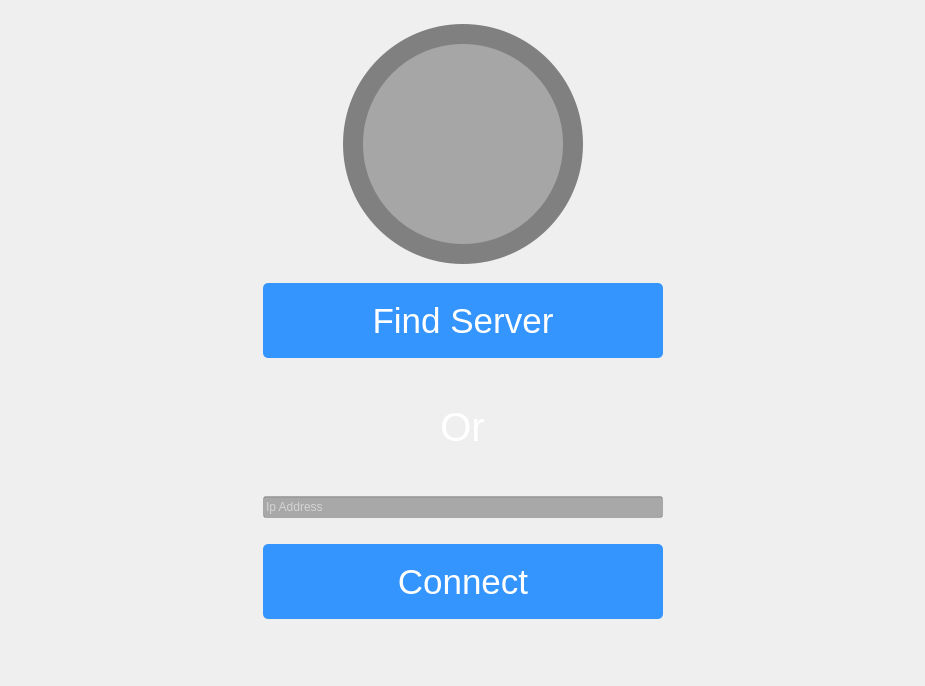
<?xml version="1.0" encoding="UTF-8"?>
<ui version="4.0">
 <class>serverConnection</class>
 <widget class="QWidget" name="serverConnection">
  <property name="geometry">
   <rect>
    <x>0</x>
    <y>0</y>
    <width>925</width>
    <height>686</height>
   </rect>
  </property>
  <property name="windowTitle">
   <string>Form</string>
  </property>
  <layout class="QVBoxLayout" name="verticalLayout_2">
   <item>
    <spacer name="verticalSpacer_7">
     <property name="orientation">
      <enum>Qt::Vertical</enum>
     </property>
     <property name="sizeHint" stdset="0">
      <size>
       <width>20</width>
       <height>40</height>
      </size>
     </property>
    </spacer>
   </item>
   <item>
    <layout class="QHBoxLayout" name="horizontalLayout">
     <property name="bottomMargin">
      <number>0</number>
     </property>
     <item>
      <spacer name="horizontalSpacer">
       <property name="orientation">
        <enum>Qt::Horizontal</enum>
       </property>
       <property name="sizeHint" stdset="0">
        <size>
         <width>40</width>
         <height>20</height>
        </size>
       </property>
      </spacer>
     </item>
     <item>
      <widget class="QWidget" name="verticalWidget" native="true">
       <property name="styleSheet">
        <string notr="true">#verticalWidget
{
	border-radius:120%;
	background-color: rgba(80, 80, 80,0.7);
}</string>
       </property>
       <layout class="QVBoxLayout" name="verticalLayout">
        <property name="spacing">
         <number>0</number>
        </property>
        <property name="leftMargin">
         <number>20</number>
        </property>
        <property name="topMargin">
         <number>20</number>
        </property>
        <property name="rightMargin">
         <number>20</number>
        </property>
        <property name="bottomMargin">
         <number>20</number>
        </property>
        <item>
         <widget class="QPushButton" name="icon">
          <property name="minimumSize">
           <size>
            <width>200</width>
            <height>200</height>
           </size>
          </property>
          <property name="styleSheet">
           <string notr="true">border-image: url(:/img/img/logo.png);

background-color: rgba(255, 255, 255,0.3);
border-radius:100%;</string>
          </property>
          <property name="text">
           <string/>
          </property>
         </widget>
        </item>
       </layout>
      </widget>
     </item>
     <item>
      <spacer name="horizontalSpacer_2">
       <property name="orientation">
        <enum>Qt::Horizontal</enum>
       </property>
       <property name="sizeHint" stdset="0">
        <size>
         <width>40</width>
         <height>20</height>
        </size>
       </property>
      </spacer>
     </item>
    </layout>
   </item>
   <item>
    <spacer name="verticalSpacer_2">
     <property name="orientation">
      <enum>Qt::Vertical</enum>
     </property>
     <property name="sizeType">
      <enum>QSizePolicy::Expanding</enum>
     </property>
     <property name="sizeHint" stdset="0">
      <size>
       <width>20</width>
       <height>40</height>
      </size>
     </property>
    </spacer>
   </item>
   <item>
    <layout class="QHBoxLayout" name="horizontalLayout_3">
     <property name="bottomMargin">
      <number>0</number>
     </property>
     <item>
      <spacer name="horizontalSpacer_3">
       <property name="orientation">
        <enum>Qt::Horizontal</enum>
       </property>
       <property name="sizeHint" stdset="0">
        <size>
         <width>40</width>
         <height>20</height>
        </size>
       </property>
      </spacer>
     </item>
     <item>
      <widget class="QPushButton" name="btnauto">
       <property name="minimumSize">
        <size>
         <width>400</width>
         <height>75</height>
        </size>
       </property>
       <property name="font">
        <font>
         <pointsize>26</pointsize>
        </font>
       </property>
       <property name="styleSheet">
        <string notr="true">background-color: #3495fe;
color: white;
border-radius:5px;</string>
       </property>
       <property name="text">
        <string>Find Server</string>
       </property>
      </widget>
     </item>
     <item>
      <spacer name="horizontalSpacer_4">
       <property name="orientation">
        <enum>Qt::Horizontal</enum>
       </property>
       <property name="sizeHint" stdset="0">
        <size>
         <width>40</width>
         <height>20</height>
        </size>
       </property>
      </spacer>
     </item>
    </layout>
   </item>
   <item>
    <spacer name="verticalSpacer_3">
     <property name="orientation">
      <enum>Qt::Vertical</enum>
     </property>
     <property name="sizeType">
      <enum>QSizePolicy::Fixed</enum>
     </property>
     <property name="sizeHint" stdset="0">
      <size>
       <width>20</width>
       <height>40</height>
      </size>
     </property>
    </spacer>
   </item>
   <item>
    <layout class="QHBoxLayout" name="horizontalLayout_5">
     <property name="bottomMargin">
      <number>0</number>
     </property>
     <item>
      <widget class="QLabel" name="label_3">
       <property name="styleSheet">
        <string notr="true">border-bottom:2px solid black;
</string>
       </property>
       <property name="text">
        <string/>
       </property>
      </widget>
     </item>
     <item>
      <widget class="QLabel" name="label_2">
       <property name="font">
        <font>
         <pointsize>30</pointsize>
        </font>
       </property>
       <property name="styleSheet">
        <string notr="true">color: rgb(255, 255, 255);</string>
       </property>
       <property name="text">
        <string>Or</string>
       </property>
       <property name="alignment">
        <set>Qt::AlignCenter</set>
       </property>
      </widget>
     </item>
     <item>
      <widget class="QLabel" name="label">
       <property name="styleSheet">
        <string notr="true">border-bottom:2px solid black;
</string>
       </property>
       <property name="text">
        <string/>
       </property>
      </widget>
     </item>
    </layout>
   </item>
   <item>
    <spacer name="verticalSpacer_6">
     <property name="orientation">
      <enum>Qt::Vertical</enum>
     </property>
     <property name="sizeType">
      <enum>QSizePolicy::Fixed</enum>
     </property>
     <property name="sizeHint" stdset="0">
      <size>
       <width>20</width>
       <height>40</height>
      </size>
     </property>
    </spacer>
   </item>
   <item>
    <layout class="QHBoxLayout" name="horizontalLayout_4">
     <property name="rightMargin">
      <number>0</number>
     </property>
     <property name="bottomMargin">
      <number>0</number>
     </property>
     <item>
      <spacer name="horizontalSpacer_5">
       <property name="orientation">
        <enum>Qt::Horizontal</enum>
       </property>
       <property name="sizeHint" stdset="0">
        <size>
         <width>40</width>
         <height>20</height>
        </size>
       </property>
      </spacer>
     </item>
     <item>
      <layout class="QVBoxLayout" name="verticalLayout_3">
       <property name="leftMargin">
        <number>0</number>
       </property>
       <property name="topMargin">
        <number>0</number>
       </property>
       <property name="bottomMargin">
        <number>0</number>
       </property>
       <item>
        <layout class="QGridLayout" name="gridLayout">
         <property name="topMargin">
          <number>0</number>
         </property>
         <item row="0" column="1">
          <widget class="QLineEdit" name="txtIp">
           <property name="maximumSize">
            <size>
             <width>400</width>
             <height>16777215</height>
            </size>
           </property>
           <property name="styleSheet">
            <string notr="true">background-color: rgba(0, 0, 0, 0.3);
color:white;</string>
           </property>
           <property name="text">
            <string/>
           </property>
           <property name="placeholderText">
            <string>Ip Address</string>
           </property>
          </widget>
         </item>
         <item row="1" column="1">
          <spacer name="verticalSpacer_5">
           <property name="orientation">
            <enum>Qt::Vertical</enum>
           </property>
           <property name="sizeType">
            <enum>QSizePolicy::Fixed</enum>
           </property>
           <property name="sizeHint" stdset="0">
            <size>
             <width>20</width>
             <height>20</height>
            </size>
           </property>
          </spacer>
         </item>
        </layout>
       </item>
       <item>
        <widget class="QPushButton" name="btnConnect">
         <property name="minimumSize">
          <size>
           <width>400</width>
           <height>75</height>
          </size>
         </property>
         <property name="maximumSize">
          <size>
           <width>400</width>
           <height>16777215</height>
          </size>
         </property>
         <property name="font">
          <font>
           <pointsize>26</pointsize>
          </font>
         </property>
         <property name="styleSheet">
          <string notr="true">background-color: #3495fe;
color: white;
border-radius:5px;</string>
         </property>
         <property name="text">
          <string>Connect</string>
         </property>
        </widget>
       </item>
      </layout>
     </item>
     <item>
      <spacer name="horizontalSpacer_6">
       <property name="orientation">
        <enum>Qt::Horizontal</enum>
       </property>
       <property name="sizeHint" stdset="0">
        <size>
         <width>40</width>
         <height>20</height>
        </size>
       </property>
      </spacer>
     </item>
    </layout>
   </item>
   <item>
    <spacer name="verticalSpacer">
     <property name="orientation">
      <enum>Qt::Vertical</enum>
     </property>
     <property name="sizeType">
      <enum>QSizePolicy::Preferred</enum>
     </property>
     <property name="sizeHint" stdset="0">
      <size>
       <width>20</width>
       <height>40</height>
      </size>
     </property>
    </spacer>
   </item>
   <item>
    <widget class="QLabel" name="lblStatus">
     <property name="font">
      <font>
       <pointsize>15</pointsize>
      </font>
     </property>
     <property name="styleSheet">
      <string notr="true">color:red;</string>
     </property>
     <property name="text">
      <string/>
     </property>
     <property name="alignment">
      <set>Qt::AlignCenter</set>
     </property>
    </widget>
   </item>
   <item>
    <spacer name="verticalSpacer_4">
     <property name="orientation">
      <enum>Qt::Vertical</enum>
     </property>
     <property name="sizeHint" stdset="0">
      <size>
       <width>20</width>
       <height>40</height>
      </size>
     </property>
    </spacer>
   </item>
  </layout>
 </widget>
 <tabstops>
  <tabstop>txtIp</tabstop>
 </tabstops>
 <resources/>
 <connections/>
</ui>
